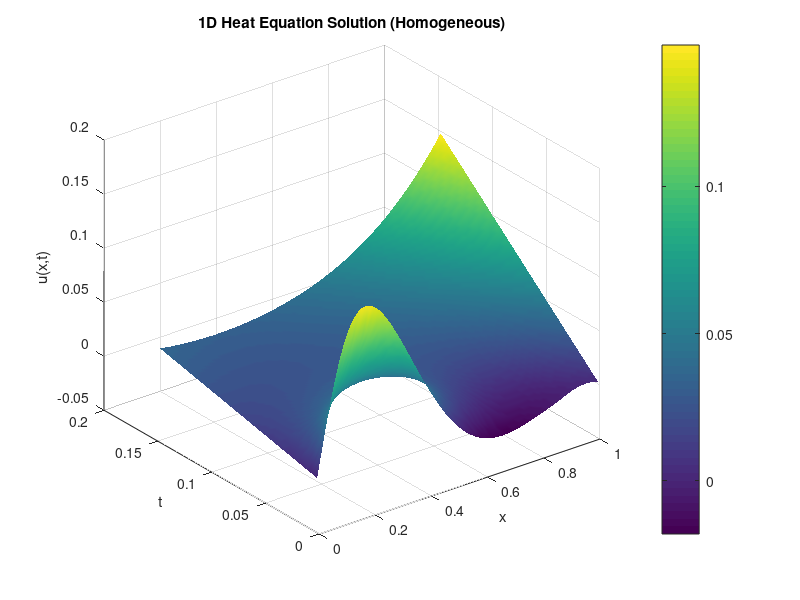
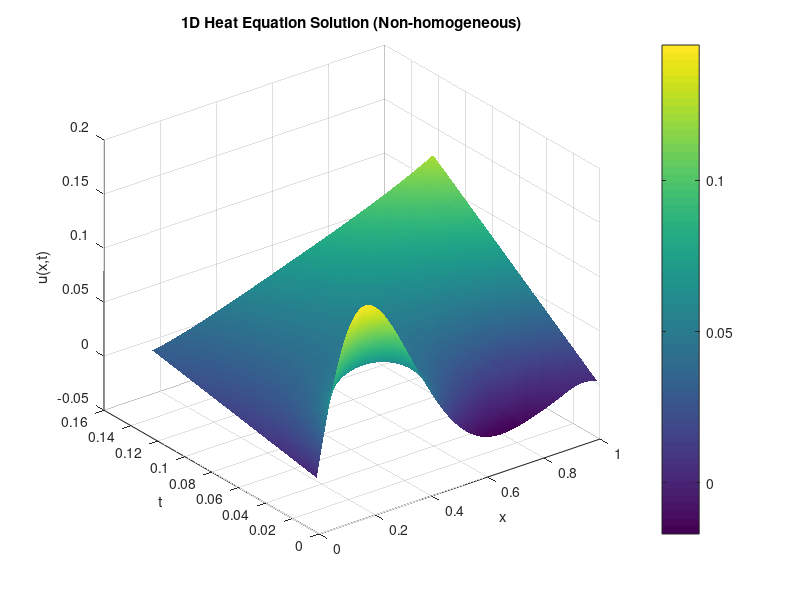

Recreate these plots in MATLAB, in order.
%% Project 2: 1D Heat Equation (Homogeneous and Non-Homogeneous)
% ID: 314818345, so:
% n1 = 1, n2 = 1, n3 = 3, n4 = 3, n5 = 4.

clear; clc; close all;

%% Parameters and Grid Setup
n1 = 1; n2 = 1; n3 = 3; n4 = 3; n5 = 4;

% Spatial domain: x in [0,1]
L = 1;
Nx = 100; 
dx = L / Nx;
x = linspace(0, L, Nx+1);

% Stability for explicit Euler for the heat equation requires dt/dx^2 < 0.5.
% We choose r = dt/dx^2 = 0.4.
r = 0.4;
dt = r * dx^2;
fprintf('Using dt = %e with r = %f\n', dt, r);

%% --- Solve the Homogeneous Heat Equation: u_t = u_xx ---
% Initial condition: u(x,0) = 5*x^(n1)*(1-x)^(n3) = 5*x*((1-x)^3)*(1/2 - x)
u = 5 * (x.^n1) .* ((1-x).^n3) .*((1/2)-x);
u_new = u;  

% Apply boundary conditions at t=0 (though they will be updated in time)
% u(0,t) = t^(1+n4)/(1+t); at t = 0, we set u(0,0) = 0.
u(1) = 0;  % x=0
u(end) = n2;  % x=1, u(1,t) = 1

% Prepare to store solutions for plotting
store_interval = 50;   % store every 50 time steps
sol_matrix = [];
time_store = [];
time = 0;

T_monotonic = [];  % will record the first time when u(x) becomes monotonic increasing
found_T = false;

max_steps = 50000;  % maximum time steps

for step = 1:max_steps
    time = time + dt;
    
    % Update interior points using explicit Euler:
    % u_i^{n+1} = u_i^n + r*(u_{i+1} - 2*u_i + u_{i-1})
    for i = 2:Nx
        u_new(i) = u(i) + r * ( u(i+1) - 2*u(i) + u(i-1) );
    end
    
    % Update boundary conditions:
    % Left boundary: u(0,t) = t^(1+n4)/(1+t) = t^4/(1+t)
    u_new(1) = (time)/(1+n4);
    % Right boundary: u(1,t) = n2 = 1.
    u_new(end) = time/n2;
    
    % Update solution:
    u = u_new;
    
    % Store solution every "store_interval" steps
    if mod(step, store_interval)==0
        sol_matrix = [sol_matrix; u];
        time_store = [time_store; time];
    end
    
    % Check if u(x) is monotonic increasing (within a tolerance)
    if ~found_T
        if all(diff(u) >= -1e-8)
            T_monotonic = time;
            found_T = true;
            fprintf('Homogeneous: Monotonic increasing profile first detected at t = %.4f\n', T_monotonic);
            % Continue simulation until t >= 2*T_monotonic.
        end
    end
    
    if found_T && (time >= 2*T_monotonic)
        break;
    end
end

if ~found_T
    fprintf('Homogeneous: Monotonic increasing profile not detected within simulation time.\n');
else
    fprintf('Homogeneous: Final simulation time t = %.4f (T_monotonic = %.4f)\n', time, T_monotonic);
end

% Plot the homogeneous heat equation solution
figure;
[X_mesh, T_mesh] = meshgrid(x, time_store);
surf(X_mesh, T_mesh, sol_matrix);
xlabel('x'); ylabel('t'); zlabel('u(x,t)');
title('1D Heat Equation Solution (Homogeneous)');
shading interp; colorbar;

%% --- Solve the Non-Homogeneous Heat Equation: u_t = u_xx + (n5*x)/5 ---
% Here, (n5*x)/5 = (4*x)/5.
u2 = 5 * (x.^n1) .* (((1-x).^n3)) .* ((1/2)-x) ;  % same initial condition
u2_new = u2;
% Set initial boundary values
u2(1) = 0;
u2(end) = n2;

sol_matrix2 = [];
time_store2 = [];
time = 0;
found_T2 = false;
T_monotonic2 = [];

for step = 1:max_steps
    time = time + dt;
    
    % Update interior points with source term:
    % u_i^{n+1} = u_i^n + r*(u_{i+1} - 2*u_i + u_{i-1}) + dt*(n5*x(i))/5
    for i = 2:Nx
        u2_new(i) = u2(i) + r*( u2(i+1) - 2*u2(i) + u2(i-1) ) + dt*( n5 * x(i) / 5 );
    end
    
    % Update boundaries:
    u2_new(1) = (time)/(1+n4);
    u2_new(end) = time/n2;
    
    % Update solution:
    u2 = u2_new;
    
    if mod(step, store_interval)==0
        sol_matrix2 = [sol_matrix2; u2];
        time_store2 = [time_store2; time];
    end
    
    % Check for monotonicity
    if ~found_T2
        if all(diff(u2) >= -1e-8)
            T_monotonic2 = time;
            found_T2 = true;
            fprintf('Non-homogeneous: Monotonic increasing profile first detected at t = %.4f\n', T_monotonic2);
        end
    end
    
    if (time >= 2*T_monotonic2)
        break;
    end
end

if ~found_T2
    fprintf('Non-homogeneous: Monotonic increasing profile not detected within simulation time.\n');
else
    fprintf('Non-homogeneous: Final simulation time t = %.4f (T_monotonic = %.4f)\n', time, T_monotonic2);
end

% Plot the non-homogeneous heat equation solution
figure;
[X_mesh2, T_mesh2] = meshgrid(x, time_store2);
surf(X_mesh2, T_mesh2, sol_matrix2);
xlabel('x'); ylabel('t'); zlabel('u(x,t)');
title('1D Heat Equation Solution (Non-homogeneous)');
shading interp; colorbar;

fprintf('Spatial step dx = %.4f and time step dt = %e\n', dx, dt);
if found_T
    fprintf('Homogeneous: Monotonic increasing profile first detected at t = %.4f\n', T_monotonic);
end
